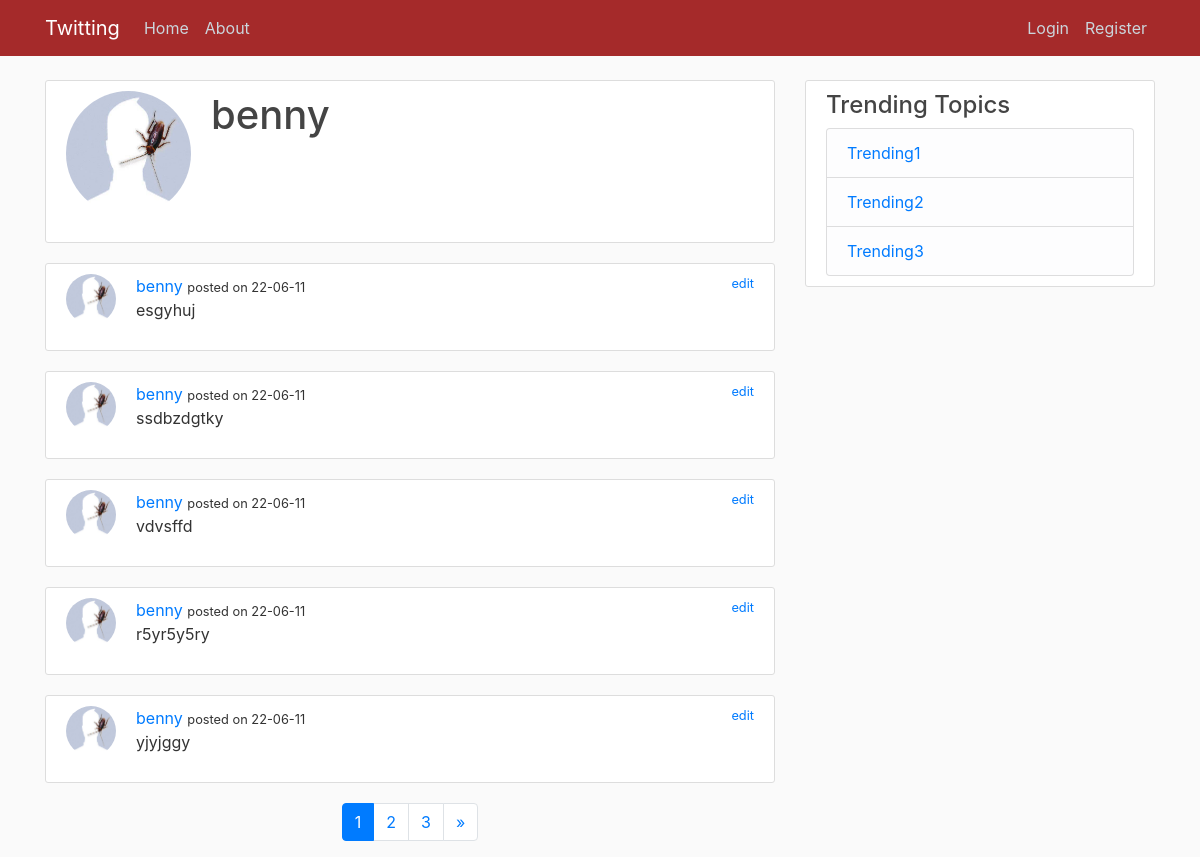
/profile/2, run on an earlier commit of the app's database.
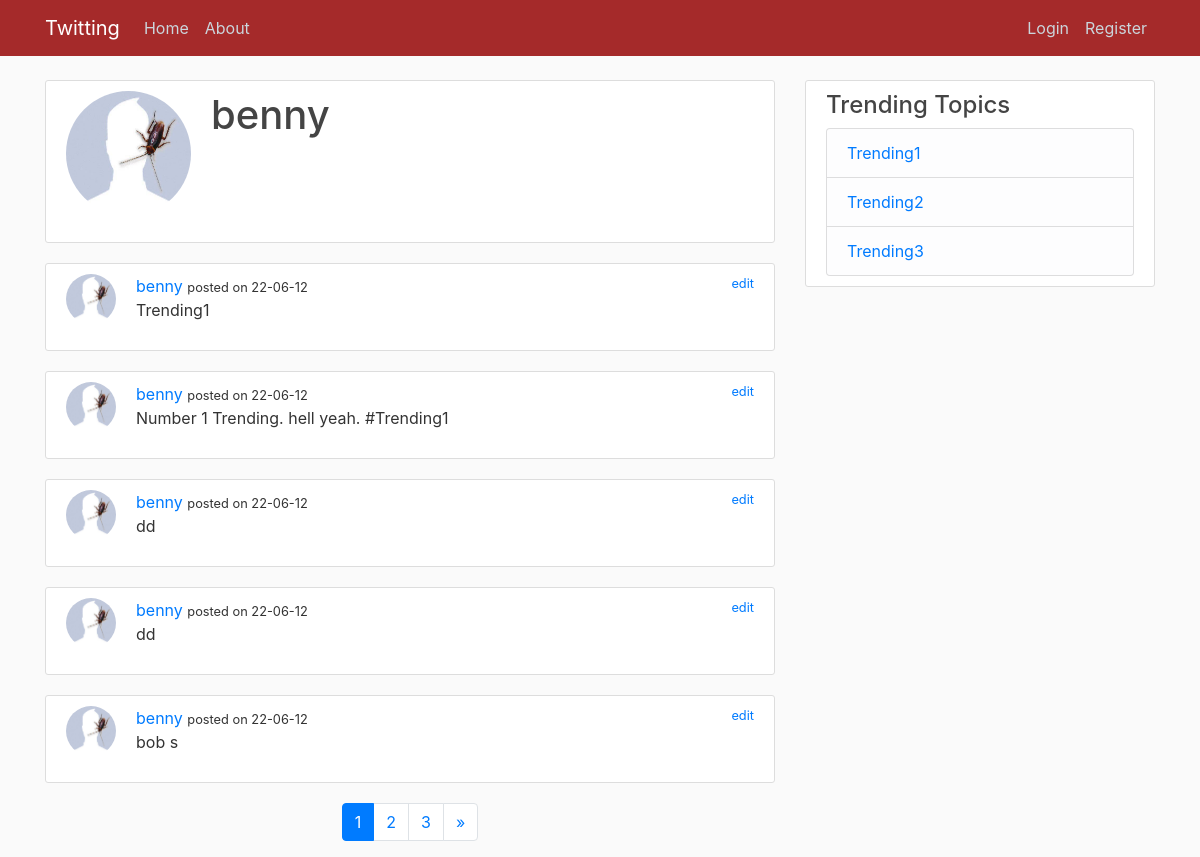
And on a later commit of the database.
### project/models.py (models this page shows, shortened)
class Tweet(db.Model):
    id = db.Column(db.Integer, primary_key=True)
    date_posted = db.Column(db.DateTime, nullable=False, default=datetime.utcnow)
    content = db.Column(db.Text, nullable=False)
    user_id = db.Column(db.Integer, db.ForeignKey('user.id'), nullable=False)
    def __repr__(self):
        return f"Tweet('{self.content}', '{self.date_posted}')"

class User(db.Model, UserMixin):
    id = db.Column(db.Integer, primary_key=True)
    username = db.Column(db.String(20), unique=True, nullable=False)
    email = db.Column(db.String(120), unique=True, nullable=False)
    image_file = db.Column(db.String(20), nullable=False, default='default.jpg')
    password = db.Column(db.String(60), nullable=False)
    tweets = db.relationship('Tweet', backref='author', lazy=True)

### project/routes.py (the view)
@app.route("/profile/<int:user_id>", methods=['GET', 'POST'])
def profile(user_id):
	user = User.query.get_or_404(user_id)
	form = TweetForm()
	tweets = Tweet.query.filter_by(user_id=user_id).order_by(Tweet.date_posted.desc()).paginate(per_page=5)
	print(tweets.items)
	try:
		last_page = list(tweets.iter_pages())[-1]
	except IndexError:
		last_page = 1
	if form.validate_on_submit() and current_user.is_authenticated:
		tweet = Tweet(content=form.content.data, user_id = current_user.id)
		db.session.add(tweet)
		db.session.commit()
		flash("Your tweet has been created!", "success")
		return redirect(request.url)
	return render_template('profile.html', tweets=tweets, user=user, title="Profile", last_page=last_page, form=form)

### project/templates/profile.html (shortened to what this page needs)
{% extends "layout.html" %}
{% block content %}
	<div class="content-section">
		<div class="media">
			<img class="rounded-circle account-img" src="{{ url_for('static', filename='profile_pictures/' + user.image_file) }}">
			<div class="media-body">
				<h2 class="account-heading">
					{{ user.username }}
				</h2>
			</div>
		</div>
	</div>
	{% if tweets.items %}
		{% for tweet in tweets.items %}
		{% set image_file =  tweet.author.image_file %}
		<article class="media content-section">
			<div class="media-body">
				<div class="article-metadata">
					<img class="rounded-circle tweet-user-img" src="{{ url_for('static', filename='profile_pictures/'+image_file) }}">
					<a href="{{ url_for('profile', user_id=tweet.author.id) }}">{{ tweet.author.username }}</a>
					<small>posted on {{ tweet.date_posted.strftime('%y-%m-%d') }}</small>
					{% if user.id == tweet.author.id %}
					<small class="ml-auto" style="float:right">
						<a href="{{url_for('tweet', tweet_id=tweet.id)}}">edit</a>
					</small>
					{% endif %}
				</div>
				<p>{{ tweet.content }}</p>
			</div>
		</article>
		{% endfor %}
		<nav aria-label="Page navigation example">
			<ul class="pagination justify-content-center">
			{% for page_number in range(tweets.page, tweets.page+3) %}
				{% if page_number <= last_page %}
					{% if page_number == tweets.page %}
						<li class="page-item active"><a class="page-link" href="{{ url_for('profile', user_id=user.id, page=page_number) }}">{{page_number}}</a></li>
					{% else %}
						<li class="page-item"><a class="page-link" href="{{ url_for('profile', user_id=user.id, page=page_number) }}">{{page_number}}</a></li>
					{% endif %}
				{% endif %}
			{% endfor %}
			{% if tweets.page < last_page %}
			<li class="page-item">
				<a class="page-link" href="{{ url_for('profile', user_id=user.id, page=tweets.page+1) }}" aria-label="Next">
				<span aria-hidden="true">&raquo;</span>
				</a>
			</li>
			{% endif %}
			</ul>
			</nav>
	{% else %}
		<article class="media content-section">
			Wow, such empty.
		</article>
	{% endif %}
{% endblock content %}

What changed in the data, as far as the page shows it:
no longer on this page (row edited): Tweet: image_file (placeholder picture), author.username "benny", date_posted "22-06-11", content "esgyhuj"
no longer on this page (row edited): Tweet: image_file (placeholder picture), author.username "benny", date_posted "22-06-11", content "ssdbzdgtky"
no longer on this page (row edited): Tweet: image_file (placeholder picture), author.username "benny", date_posted "22-06-11", content "vdvsffd"
no longer on this page (row edited): Tweet: image_file (placeholder picture), author.username "benny", date_posted "22-06-11", content "r5yr5y5ry"
no longer on this page (row unchanged): Tweet: image_file (placeholder picture), author.username "benny", date_posted "22-06-11", content "yjyjggy"
added Tweet: image_file (placeholder picture), author.username "benny", date_posted "22-06-12", content "Trending1"
added Tweet: image_file (placeholder picture), author.username "benny", date_posted "22-06-12", content "Number 1 Trending. hell yeah. #Trending1"
added Tweet: image_file (placeholder picture), author.username "benny", date_posted "22-06-12", content "dd"
added Tweet: image_file (placeholder picture), author.username "benny", date_posted "22-06-12", content "dd"
added Tweet: image_file (placeholder picture), author.username "benny", date_posted "22-06-12", content "bob s"
